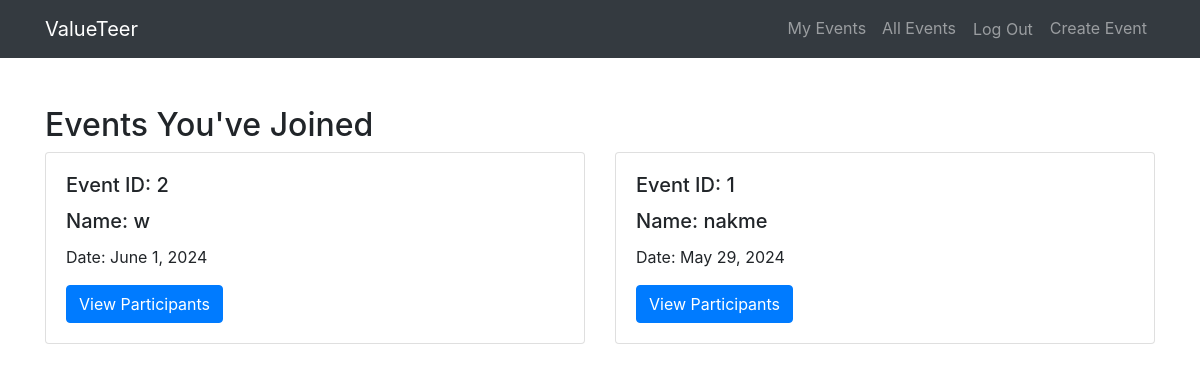
The app's page /my-events/ (signed in) with its own data.
### organizations/models.py (models this page shows, shortened)
class Participant(models.Model):
    event = models.ForeignKey(Event, on_delete=models.CASCADE, null=True)
    user = models.ForeignKey(User, on_delete=models.CASCADE, null=True)
    booking_id = models.CharField(max_length=100, null=True, default="0")
    name = models.CharField(max_length=255)
    skill_set = models.CharField(max_length=255)

class Event(models.Model):
    category_choices = [
        ("conference", "Conference"),
        ("seminar", "Seminar"),
        ("workshop", "Workshop"),
        ("meetup", "Meetup"),
    ]
    category = models.CharField(max_length=50, choices=category_choices)
    name = models.CharField(max_length=100)
    venue = models.CharField(max_length=100)
    date = models.DateField()
    start_time = models.TimeField()
    end_time = models.TimeField()
    description = models.TextField()
    image = models.ImageField(upload_to="event_images/")
    user = models.ForeignKey(User, on_delete=models.CASCADE, null=True)  # Add this line

### organizations/views.py (the view)
# urls.py: path("my-events/", views.my_events, name="my_events"),
@login_required
def my_events(request):
    user_events = Event.objects.filter(user=request.user)
    user_participations = Participant.objects.filter(user=request.user).select_related(
        "event"
    )
    context = {
        "user_events": user_events,
        "user_participations": user_participations,
    }
    return render(request, "organizations/my_events.html", context)

### organizations/templates/organizations/my_events.html (shortened to what this page needs)
{% extends 'organizations/layout.html' %}
{% load bootstrap %}
{% block content %}
    {% if user_participations %}
    <h2 class="mt-5">Events You've Joined</h2>
    <div class="card-deck">
        {% for participation in user_participations %}
        {% if participation.event %}
        <div class="card mb-4">
            <div class="card-body">
                <h5 class="card-title">Event ID: {{ participation.event.id }}</h5>
                <h5 class="card-title">Name: {{ participation.event.name }}</h5>
                <p class="card-text">Date: {{ participation.event.date }}</p>
                <a href="{% url 'event_participants' participation.event.id %}" class="btn btn-primary">View Participants</a>
            </div>
        </div>
        {% endif %}
        {% empty %}
        <p>No events found.</p>
        {% endfor %}
    </div>
    {% endif %}
</div>
{% endblock %}

### records on screen
Participant: event.id "2", event.name "w", event "June 1, 2024"
Participant: event.id "1", event.name "nakme", event "May 29, 2024"
